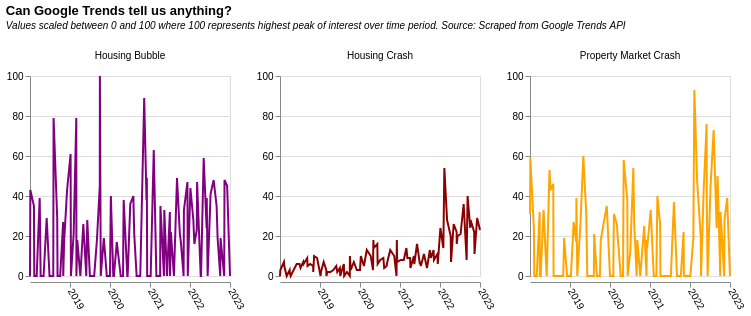

Vega-Lite specification for this chart:
### Vega-Lite specification from a JSON file in a GitHub repository (floating-point values rounded to 4 significant figures; data arrays with more than 128 entries replaced by an {"elided": "..."} marker saying what was removed)
{"$schema": "https://vega.github.io/schema/vega-lite/v5.json", "title": {"text": " Can Google Trends tell us anything?", "subtitle": "Values scaled between 0 and 100 where 100 represents highest peak of interest over time period. Source: Scraped from Google Trends API", "subtitleFontStyle": "italic", "subtitleFontSize": 10, "anchor": "start", "color": "black"}, "data": {"values": {"elided": "783 records"}, "format": {"parse": {"Week": "date"}}}, "height": 200, "width": 200, "mark": {"type": "line", "strokeWidth": 2}, "encoding": {"x": {"field": "Week", "type": "temporal", "title": null, "axis": {"grid": false, "labelAngle": 60}}, "y": {"field": "Value", "type": "quantitative", "title": null}, "facet": {"field": "Trend", "columns": 3, "title": "h", "header": {"titleColor": "white", "labelColor": "black", "titleFontSize": 5}}, "color": {"value": "purple", "condition": [{"test": "datum.Trend =='Housing Crash'", "value": "darkred"}, {"test": "datum.Trend =='Property Market Crash'", "value": "orange"}]}, "tooltip": [{"field": "Value", "type": "quantitative", "title": "Relative number of Searches"}, {"field": "Week", "type": "temporal", "title": "Year"}]}, "resolve": {"scale": {"y": "independent"}}}
